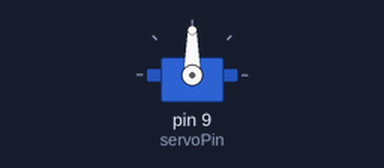
A sketch run on a simulated Arduino Uno, built with avr-gcc and run on an emulated ATmega328P. Parts: servo.

Above: at 0.05 s.
At 0.75 s:
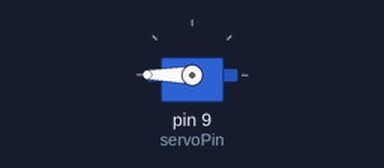
At 1.5 s:
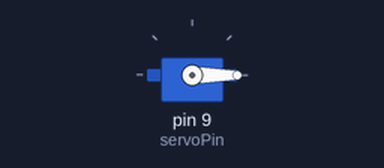
Timing chart, 0 to 3.5 s (numbered marks = the images above):
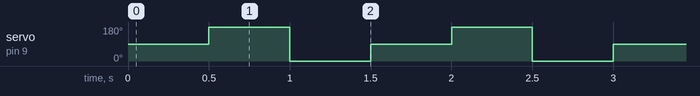

The sketch:

Servo_Motor.ino
```cpp
#include <Servo.h>
#define servoPin 9

Servo myServo;

void setup() {
  Serial.begin(9600);
  myServo.attach(servoPin);


}

void loop() {
  myServo.write(90);
  delay(500);
  myServo.write(180);
  delay(500);
  myServo.write(0);
  delay(500);

}
```

Measured:
- by itself, servo on pin 9 (servoPin): repeats every 1.5 s: 0° 0.50 s, 90° 0.50 s, 180° 0.50 s
